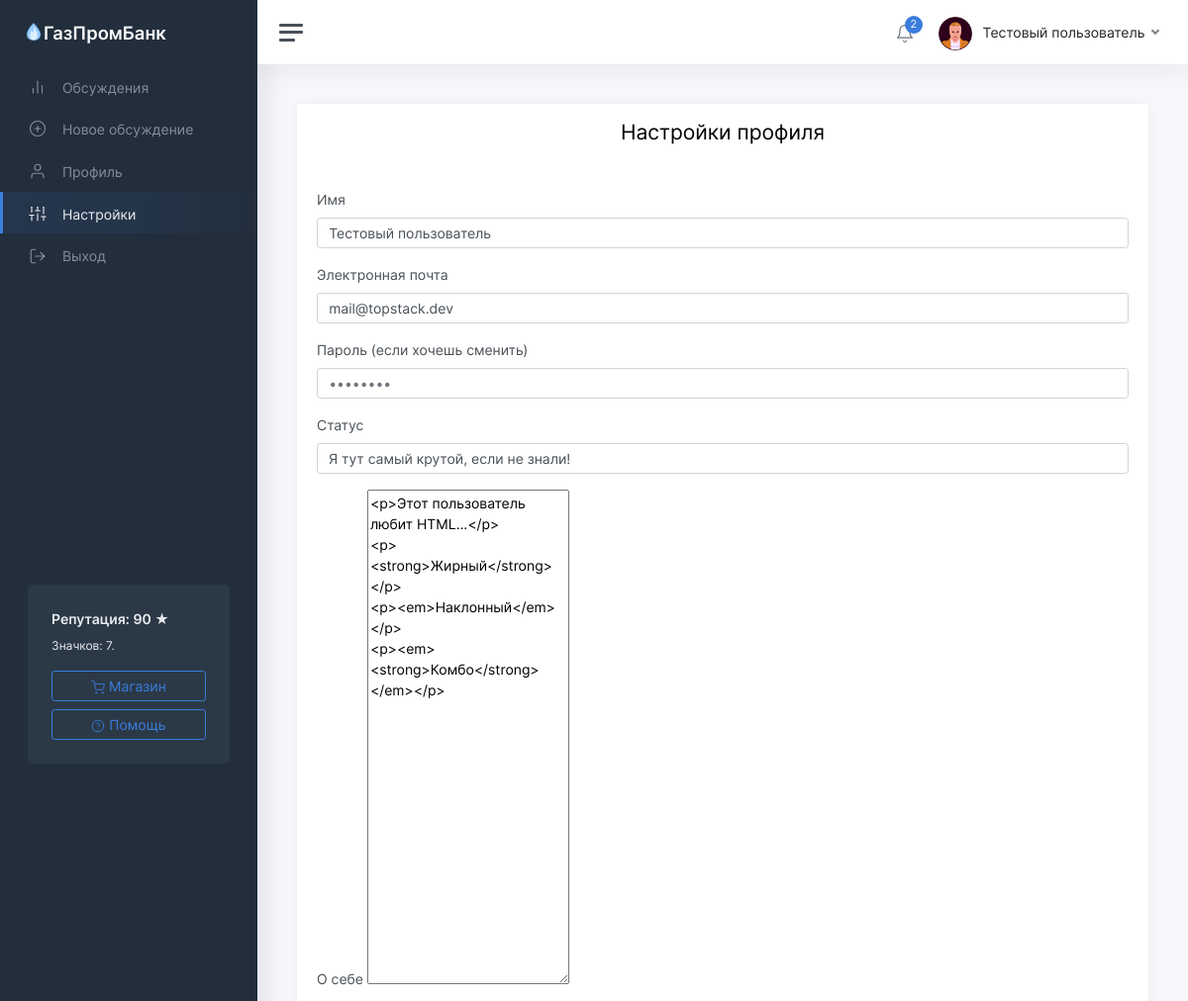
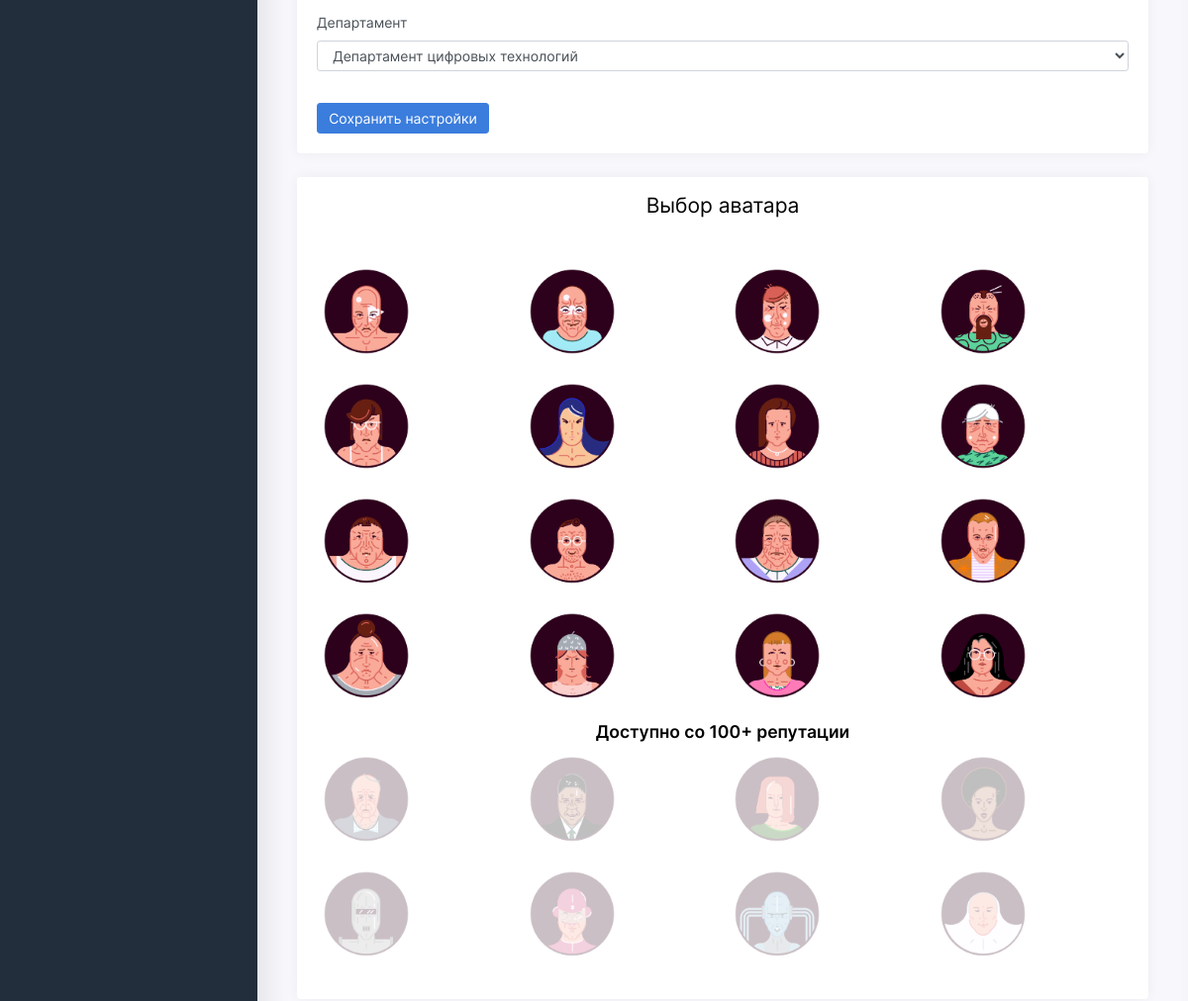
The app's page /settings (signed in, upper part), older data (2 pictures, top to bottom).
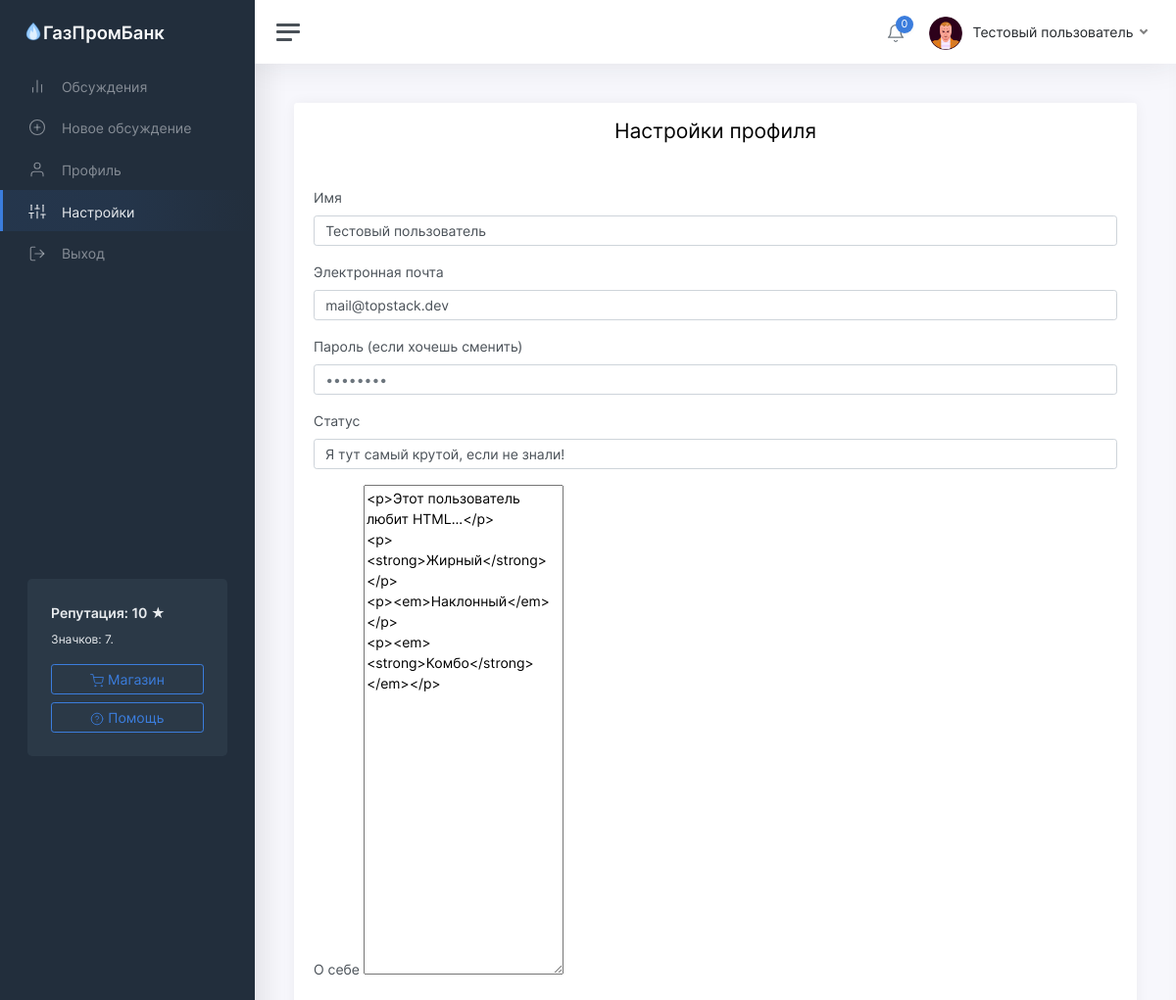
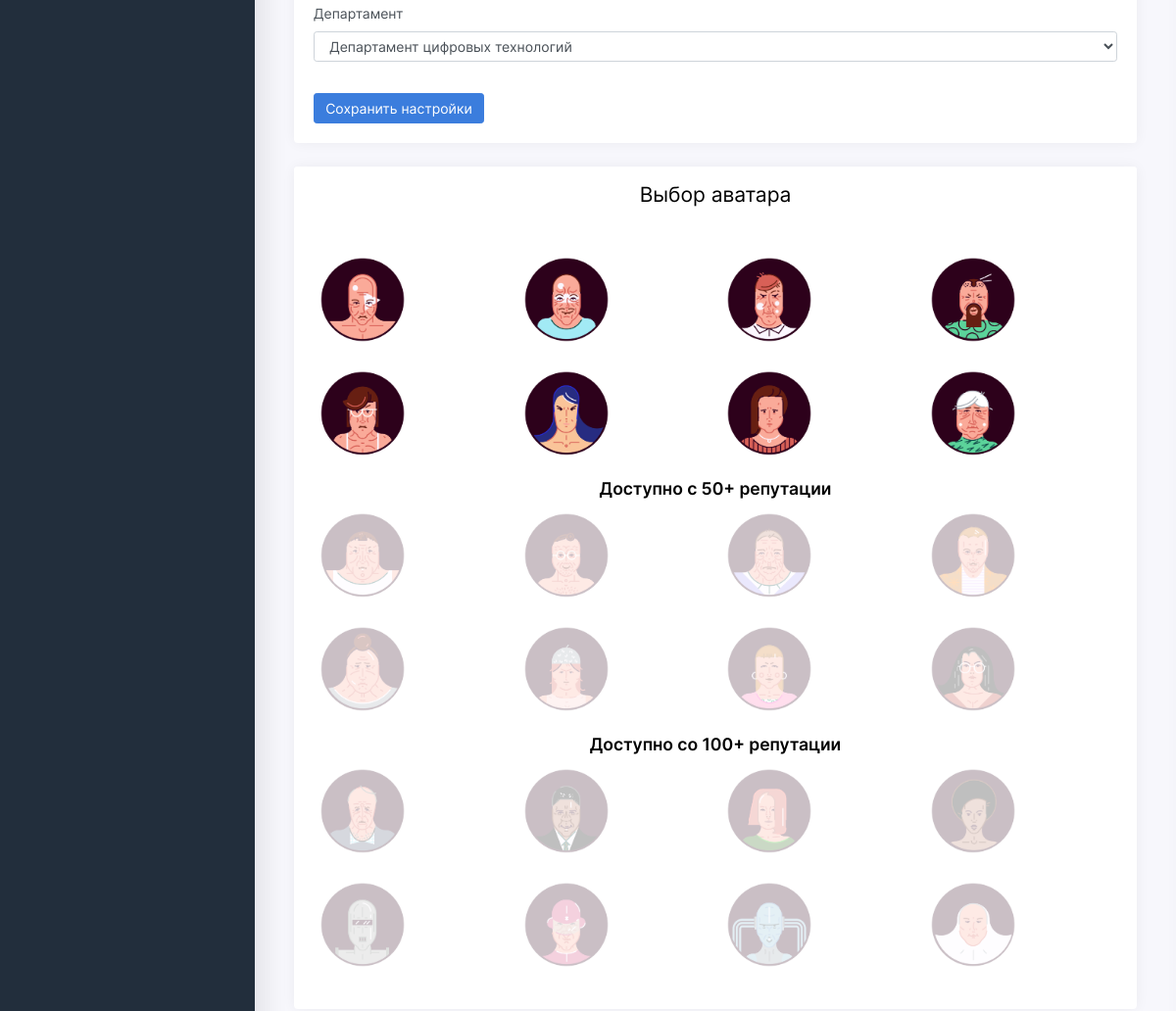
The same page, newer data (2 pictures, top to bottom).
### tables this page shows
CREATE TABLE "users" (
	"id"	INTEGER NOT NULL UNIQUE,
	"password"	TEXT NOT NULL,
	"email"	TEXT NOT NULL UNIQUE,
	"status"	TEXT NOT NULL,
	"rating"	INTEGER NOT NULL,
	"moderator"	INTEGER,
	"blocked"	INTEGER,
	"description"	TEXT,
	"name"	TEXT NOT NULL,
	"avatar"	INTEGER,
	"badges"	TEXT,
	"department"	TEXT,
	PRIMARY KEY("id")
);

### app/views.py (the view)
@app.route('/settings', methods=['GET'])
def showSettings():
	user = getUser(session['id'])
	return render_template('settings.html', user=user, departments=departments, domain=domain)

### app/functions.py (called while the page is built)
def getUser(identifier):
	conn = sqlite3.connect(db_path)
	conn.row_factory = sqlite3.Row
	cursor = conn.cursor()
	cursor.execute('SELECT * FROM users where id="%s"' % identifier)
	user = cursor.fetchone()
	if user:
		user = dict(user)
		user['badges'] = json.loads(user['badges'])
		user['notifications'] = getNotifications(identifier)
	return user

def fromTimestamp(timestamp):
	return datetime.utcfromtimestamp(timestamp + 3600 * 3).strftime('%d.%m.%Y %H:%M')

def getNotifications(user_id):
	conn = sqlite3.connect(db_path)
	conn.row_factory = sqlite3.Row
	cursor = conn.cursor()
	cursor.execute('SELECT * FROM notifications WHERE owner=%s' % user_id)
	notifications = cursor.fetchall()
	for x in range(len(notifications)):
		notifications[x] = dict(notifications[x])
		notifications[x]['date'] = fromTimestamp(notifications[x]['date'])
	notifications.reverse()
	return notifications

### app/views.py (called while the page is built)
@app.before_request
def checkAuth():
	if request.path in ['/', '/login', '/register', '/forgot'] or request.path.startswith('/reset'):
		if 'id' in session.keys():
			if getUser(session['id'])['blocked']:
				del session['id']
				return redirect('/login')
			return redirect('/threads')
	else:
		if 'id' not in session.keys():
			return redirect('/login')

### templates/settings.html (shortened to what this page needs)
<!DOCTYPE html>
<html lang="ru">
	<head>
		<link href="/static/css/app.css" rel="stylesheet">
	</head>
	<body>
		<div class="wrapper">
			<nav id="sidebar" class="sidebar">
				<div class="sidebar-content js-simplebar">
					<a class="sidebar-brand" href="index.html">
					<span class="align-middle"><img src="/static/img/icons/favicon.png" style="width: 20px; margin-bottom: 5px;"><div style="display: inline-block;">ГазПромБанк</div></span>
					</a>
					<ul class="sidebar-nav">
						<li class="sidebar-item">
							<a class="sidebar-link" href="/threads">
							<i class="align-middle" data-feather="bar-chart-2"></i> <span class="align-middle">Обсуждения</span>
							</a>
						</li>
						<li class="sidebar-item">
							<a class="sidebar-link" href="/threads/new">
							<i class="align-middle" data-feather="plus-circle"></i> <span class="align-middle">Новое обсуждение</span>
							</a>
						</li>
						<li class="sidebar-item">
							<a class="sidebar-link" href="/profile">
							<i class="align-middle" data-feather="user"></i> <span class="align-middle">Профиль</span>
							</a>
						</li>
						<li class="sidebar-item active">
							<a class="sidebar-link" href="/settings">
							<i class="align-middle" data-feather="sliders"></i> <span class="align-middle">Настройки</span>
							</a>
						</li>
						<li class="sidebar-item">
							<a class="sidebar-link" href="/logout">
							<i class="align-middle" data-feather="log-out"></i> <span class="align-middle">Выход</span>
							</a>
						</li>
					</ul>
					<div class="sidebar-cta">
						<div class="sidebar-cta-content">
							<strong class="d-inline-block mb-2">Репутация: {{user.rating}} &#9733;</strong>
							<div class="mb-3 text-sm">
								Значков: {{user.badges.__len__()}}.
							</div>
							<a href="/shop" class="btn btn-outline-primary btn-block"><i data-feather="shopping-cart"></i> Магазин</a>
							<a href="/about/reputation" class="btn btn-outline-primary btn-block"><i data-feather="help-circle"></i> Помощь</a>
						</div>
					</div>
				</div>
			</nav>
			<div class="main">
				<nav class="navbar navbar-expand navbar-light navbar-bg">
					<a class="sidebar-toggle d-flex">
					<i class="hamburger align-self-center"></i>
					</a>
					<div class="navbar-collapse collapse">
						<ul class="navbar-nav navbar-align">
							<li class="nav-item dropdown">
								<a class="nav-icon dropdown-toggle" href="#" id="alertsDropdown" data-toggle="dropdown">
									<div class="position-relative">
										<i class="align-middle" data-feather="bell"></i>
										<span class="indicator">{{user.notifications.__len__()}}</span>
									</div>
								</a>
							</li>
							<li class="nav-item dropdown">
								<a class="nav-link dropdown-toggle d-none d-sm-inline-block" href="#" data-toggle="dropdown">
								<img src="/static/img/avatars/{{user.avatar}}.png" class="avatar img-fluid rounded mr-1"/> <span class="text-dark">{{user.name}}</span>
								</a>
							</li>
						</ul>
					</div>
				</nav>
				<main class="content">
					<div class="container-fluid p-0">
						<div class="row">
							<div class="col-12 col-xl-12">
								<div class="card">
									<div class="card-header">
										<h3><center>Настройки профиля</center></h3>
									</div>
									<div class="card-body">
										<form action="/settings" method="POST">
											<div class="form-row">
												<div class="form-group col-md-12">
													<label for="name">Имя</label>
													<input type="text" class="form-control" placeholder="Иванов Иван" required value="{{user.name}}" name="name">
												</div>
											</div>
											<div class="form-row">
												<div class="form-group col-md-12">
													<label for="email">Электронная почта</label>
													<input type="email" class="form-control" placeholder="mail@example.com" required value="{{user.email}}" name="email">
												</div>
											</div>
											<div class="form-row">
												<div class="form-group col-md-12">
													<label for="password">Пароль (если хочешь сменить)</label>
													<input type="password" class="form-control" placeholder="••••••••" name="password">
												</div>
											</div>
											<div class="form-row">
												<div class="form-group col-md-12">
													<label for="status">Статус</label>
													<input type="text" class="form-control" placeholder="Я тут самый крутой, если не знали!" name="status" required value="{{user.status}}">
												</div>
											</div>
											<div class="form-row">
												<div class="form-group col-md-12">
													<label for="about">О себе</label>
													<textarea name="about" placeholder="Работаю в Газпромбанке уже целый день." style="height: 500px;">{{user.description}}</textarea>
												</div>
											</div>
											<div class="form-row">
												<div class="form-group col-md-12">
													<label for="department">Департамент</label>
													<select name="department" class="form-control mb-3">
											          {% for department in departments %}
											          	<option value="{{department}}" {% if department==user.department %}selected{% endif %}>{{department}}</option>
											          {% endfor %}
											        </select>
								             	</div>
											</div>
											<button type="submit" class="btn btn-primary">Сохранить настройки</button>
										</form>
									</div>
								</div>
								<div class="card">
									<div class="card-header">
										<h3><center>Выбор аватара</center></h3>
									</div>
									<div class="card-body">
										<div class="form-row">
											{% for y in range(1, 5) %}
												<div class="form-group col-md-3">
													<img src="/static/img/avatars/{{y}}.png" style="height: 100px; cursor:pointer;" onclick="setAvatar({{y}});">
												</div>
											{% endfor %}
										</div>
										<div class="form-row">
											{% for y in range(11, 15) %}
												<div class="form-group col-md-3">
													<img src="/static/img/avatars/{{y}}.png" style="height: 100px; cursor:pointer;" onclick="setAvatar({{y}});">
												</div>
											{% endfor %}
										</div>
										{% if user.rating > 50 %}
											<div class="form-row">
												{% for y in range(5, 9) %}
													<div class="form-group col-md-3">
														<img src="/static/img/avatars/{{y}}.png" style="height: 100px; cursor:pointer;" onclick="setAvatar({{y}});">
													</div>
												{% endfor %}
											</div>
											<div class="form-row">
												{% for y in range(15, 19) %}
													<div class="form-group col-md-3">
														<img src="/static/img/avatars/{{y}}.png" style="height: 100px; cursor:pointer;" onclick="setAvatar({{y}});">
													</div>
												{% endfor %}
											</div>
										{% else %}
											<center><h4><b>Доступно с 50+ репутации</b></h4></center>
											<div class="form-row">
												{% for y in range(5, 9) %}
													<div class="form-group col-md-3">
														<img src="/static/img/avatars/{{y}}.png" style="height: 100px; opacity:.25;">
													</div>
												{% endfor %}
											</div>
											<div class="form-row">
												{% for y in range(15, 19) %}
													<div class="form-group col-md-3">
														<img src="/static/img/avatars/{{y}}.png" style="height: 100px; opacity:.25;">
													</div>
												{% endfor %}
											</div>
										{% endif %}
										{% if user.rating > 100 %}
											<div class="form-row">
												<div class="form-group col-md-3">
													<img src="/static/img/avatars/9.png" style="height: 100px; cursor:pointer;" onclick="setAvatar(9);">
												</div>
												<div class="form-group col-md-3">
													<img src="/static/img/avatars/10.png" style="height: 100px; cursor:pointer;" onclick="setAvatar(10);">
												</div>
												<div class="form-group col-md-3">
													<img src="/static/img/avatars/19.png" style="height: 100px; cursor:pointer;" onclick="setAvatar(19);">
												</div>
												<div class="form-group col-md-3">
													<img src="/static/img/avatars/20.png" style="height: 100px; cursor:pointer;" onclick="setAvatar(20);">
												</div>
											</div>
											<div class="form-row">
												{% for y in range(21, 25) %}
													<div class="form-group col-md-3">
														<img src="/static/img/avatars/{{y}}.png" style="height: 100px; cursor:pointer;" onclick="setAvatar({{y}});">
													</div>
												{% endfor %}
											</div>
										{% else %}
											<center><h4><b>Доступно со 100+ репутации</b></h4></center>
											<div class="form-row">
												<div class="form-group col-md-3">
													<img src="/static/img/avatars/9.png" style="height: 100px; opacity:.25;">
												</div>
												<div class="form-group col-md-3">
													<img src="/static/img/avatars/10.png" style="height: 100px; opacity:.25;">
												</div>
												<div class="form-group col-md-3">
													<img src="/static/img/avatars/19.png" style="height: 100px; opacity:.25;">
												</div>
												<div class="form-group col-md-3">
													<img src="/static/img/avatars/20.png" style="height: 100px; opacity:.25;">
												</div>
											</div>
											<div class="form-row">
												{% for y in range(21, 25) %}
													<div class="form-group col-md-3">
														<img src="/static/img/avatars/{{y}}.png" style="height: 100px; opacity:.25;">
													</div>
												{% endfor %}
											</div>
										{% endif %}
									</div>
								</div>
							</div>
						</div>
					</div>
				</main>
			</div>
		</div>
	</body>
</html>

Row changes from the older to the newer data that the page shows:
changed users "Тестовый пользователь": rating "90" → "10"
Text that changed along with them:
{{ user.notifications.__len__() }}: "2" → "0"
text now shown: "Доступно с 50+ репутации"
